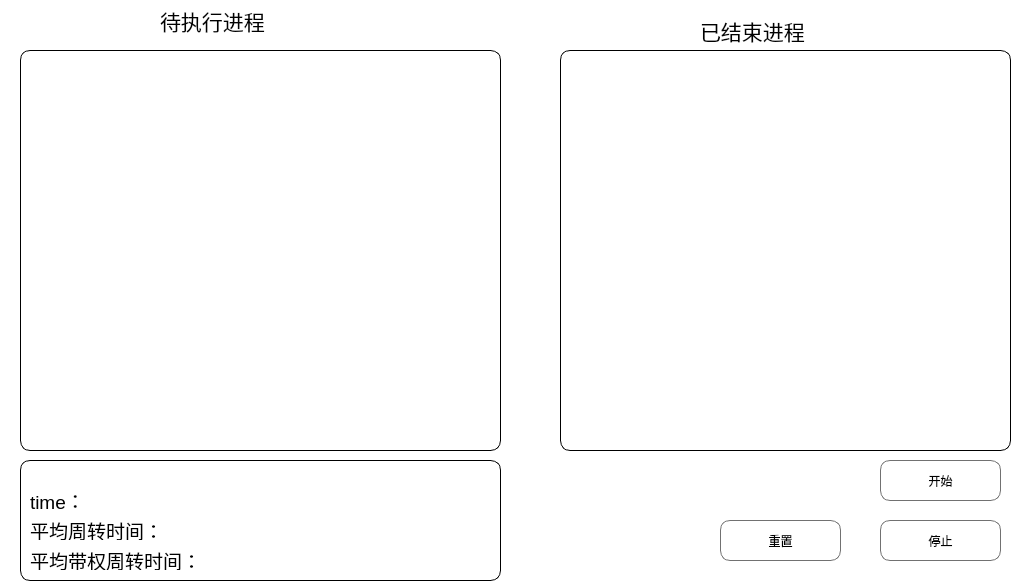
<?xml version="1.0" encoding="UTF-8"?>
<ui version="4.0">
 <class>HRRN</class>
 <widget class="QWidget" name="HRRN">
  <property name="geometry">
   <rect>
    <x>0</x>
    <y>0</y>
    <width>1029</width>
    <height>587</height>
   </rect>
  </property>
  <property name="windowTitle">
   <string>Form</string>
  </property>
  <property name="styleSheet">
   <string notr="true">background-color:rgb(255, 255, 255)</string>
  </property>
  <widget class="QPushButton" name="stop">
   <property name="geometry">
    <rect>
     <x>880</x>
     <y>520</y>
     <width>121</width>
     <height>41</height>
    </rect>
   </property>
   <property name="styleSheet">
    <string notr="true">QPushButton {
background-color:rgb(255, 255, 255);
border:1px solid #717171;
border-radius: 10px;
}

QPushButton:hover {
background-color:rgb(197, 197, 197);

    border-color: rgba(255, 255, 255, 200);
    color: rgba(0, 0 ,0 ,200);
}

 




</string>
   </property>
   <property name="text">
    <string>停止</string>
   </property>
  </widget>
  <widget class="QLabel" name="label_3">
   <property name="geometry">
    <rect>
     <x>700</x>
     <y>10</y>
     <width>181</width>
     <height>41</height>
    </rect>
   </property>
   <property name="font">
    <font>
     <family>Arial</family>
     <pointsize>16</pointsize>
    </font>
   </property>
   <property name="text">
    <string>已结束进程</string>
   </property>
  </widget>
  <widget class="QTableWidget" name="table">
   <property name="geometry">
    <rect>
     <x>20</x>
     <y>50</y>
     <width>481</width>
     <height>401</height>
    </rect>
   </property>
   <property name="styleSheet">
    <string notr="true">border:1px solid;
border-radius: 10px;</string>
   </property>
   <attribute name="verticalHeaderVisible">
    <bool>false</bool>
   </attribute>
  </widget>
  <widget class="QLabel" name="label_2">
   <property name="geometry">
    <rect>
     <x>160</x>
     <y>0</y>
     <width>191</width>
     <height>41</height>
    </rect>
   </property>
   <property name="font">
    <font>
     <family>Arial</family>
     <pointsize>16</pointsize>
    </font>
   </property>
   <property name="text">
    <string>待执行进程</string>
   </property>
  </widget>
  <widget class="QPushButton" name="beg">
   <property name="geometry">
    <rect>
     <x>880</x>
     <y>460</y>
     <width>121</width>
     <height>41</height>
    </rect>
   </property>
   <property name="styleSheet">
    <string notr="true">QPushButton {
background-color:rgb(255, 255, 255);
border:1px solid #717171;
border-radius: 10px;
}

QPushButton:hover {
background-color:rgb(197, 197, 197);

    border-color: rgba(255, 255, 255, 200);
    color: rgba(0, 0 ,0 ,200);
}

 




</string>
   </property>
   <property name="text">
    <string>开始</string>
   </property>
  </widget>
  <widget class="QTableWidget" name="table2">
   <property name="geometry">
    <rect>
     <x>560</x>
     <y>50</y>
     <width>451</width>
     <height>401</height>
    </rect>
   </property>
   <property name="styleSheet">
    <string notr="true">
border:1px solid ;
border-radius: 10px;


 




</string>
   </property>
   <attribute name="verticalHeaderVisible">
    <bool>false</bool>
   </attribute>
  </widget>
  <widget class="QLabel" name="avtime">
   <property name="geometry">
    <rect>
     <x>180</x>
     <y>510</y>
     <width>231</width>
     <height>20</height>
    </rect>
   </property>
   <property name="font">
    <font>
     <family>Arial</family>
     <pointsize>14</pointsize>
    </font>
   </property>
   <property name="text">
    <string/>
   </property>
  </widget>
  <widget class="QLabel" name="avwtime">
   <property name="geometry">
    <rect>
     <x>230</x>
     <y>550</y>
     <width>231</width>
     <height>20</height>
    </rect>
   </property>
   <property name="font">
    <font>
     <family>Arial</family>
     <pointsize>14</pointsize>
    </font>
   </property>
   <property name="text">
    <string/>
   </property>
  </widget>
  <widget class="QPushButton" name="reset">
   <property name="geometry">
    <rect>
     <x>720</x>
     <y>520</y>
     <width>121</width>
     <height>41</height>
    </rect>
   </property>
   <property name="styleSheet">
    <string notr="true">QPushButton {
background-color:rgb(255, 255, 255);
border:1px solid #717171;
border-radius: 10px;
}

QPushButton:hover {
background-color:rgb(197, 197, 197);

    border-color: rgba(255, 255, 255, 200);
    color: rgba(0, 0 ,0 ,200);
}

 




</string>
   </property>
   <property name="text">
    <string>重置</string>
   </property>
  </widget>
  <widget class="QFrame" name="frame">
   <property name="geometry">
    <rect>
     <x>20</x>
     <y>460</y>
     <width>481</width>
     <height>121</height>
    </rect>
   </property>
   <property name="styleSheet">
    <string notr="true">border-radius: 10px;
border:1px solid;</string>
   </property>
   <property name="frameShape">
    <enum>QFrame::StyledPanel</enum>
   </property>
   <property name="frameShadow">
    <enum>QFrame::Raised</enum>
   </property>
   <widget class="QLabel" name="avtime_2">
    <property name="geometry">
     <rect>
      <x>10</x>
      <y>60</y>
      <width>151</width>
      <height>20</height>
     </rect>
    </property>
    <property name="font">
     <font>
      <family>Arial</family>
      <pointsize>14</pointsize>
     </font>
    </property>
    <property name="styleSheet">
     <string notr="true">border:0px solid #717171;
border-radius: 10px;</string>
    </property>
    <property name="text">
     <string>平均周转时间：</string>
    </property>
   </widget>
   <widget class="QLabel" name="label">
    <property name="geometry">
     <rect>
      <x>10</x>
      <y>30</y>
      <width>231</width>
      <height>20</height>
     </rect>
    </property>
    <property name="font">
     <font>
      <family>Arial</family>
      <pointsize>14</pointsize>
     </font>
    </property>
    <property name="styleSheet">
     <string notr="true">border:0px solid #717171;
border-radius: 10px;</string>
    </property>
    <property name="text">
     <string>time：</string>
    </property>
   </widget>
   <widget class="QLabel" name="avwtime_2">
    <property name="geometry">
     <rect>
      <x>10</x>
      <y>90</y>
      <width>231</width>
      <height>20</height>
     </rect>
    </property>
    <property name="font">
     <font>
      <family>Arial</family>
      <pointsize>14</pointsize>
     </font>
    </property>
    <property name="styleSheet">
     <string notr="true">border:0px solid #717171;
border-radius: 10px;</string>
    </property>
    <property name="text">
     <string>平均带权周转时间：</string>
    </property>
   </widget>
  </widget>
 </widget>
 <resources/>
 <connections/>
</ui>
